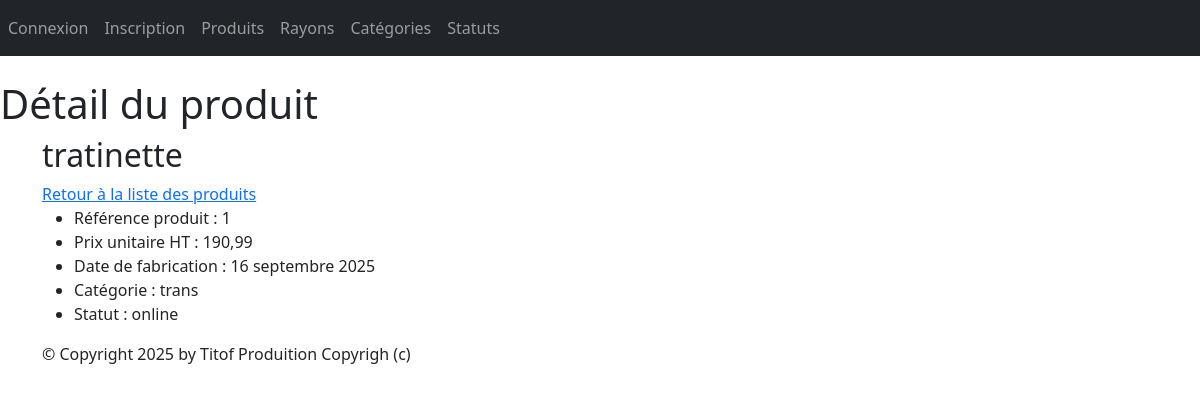
The page /monApp/produit/1/ on the database its author committed.
### monApp/models.py (models this page shows, shortened)
class Produit(models.Model):
    refProd = models.AutoField(primary_key=True)
    intituleProd = models.CharField(max_length=200)
    prixUnitaireProd = models.DecimalField(max_digits=10, decimal_places=2)
    categorie = models.ForeignKey(
        Categorie,
        on_delete=models.CASCADE,
        related_name="produits",
        null=True,
        blank=True
    )
    date_fabrication = models.DateField(null=True, blank=True)
    statut = models.ForeignKey(
        Statut,
        on_delete=models.SET_NULL,
        null=True,
        blank=True,
        related_name="produits"
    )

class Categorie(models.Model):
    idCat = models.AutoField(primary_key=True)
    nomCat = models.CharField(max_length=100)
    def __str__(self):
        return self.nomCat

class Statut(models.Model):
    idStatut = models.AutoField(primary_key=True)
    nomStatut = models.CharField(max_length=100)
    def __str__(self):
        return self.nomStatut

### monApp/views.py (the view)
# urls.py: path("produit/<pk>/",ProduitDetailView.as_view(), name="dtl_prdt"),
class ProduitDetailView(DetailView):
    model = Produit
    template_name = "monApp/detail_produit.html"
    context_object_name = "prdt"
    def get_context_data(self, **kwargs):
        context = super(ProduitDetailView, self).get_context_data(**kwargs)
        context['titremenu'] = "Détail du produit"
        return context

### monApp/templates/monApp/detail_produit.html
{% extends 'monApp/base.html' %}
{% block menu %}
<h1>{{titremenu}}</h1>
{% endblock %}
{% block contenu %}
<h2>{{ prdt.intituleProd }}</h2>
<a href="{% url 'produit' %}">Retour à la liste des produits</a>
<ul>
    <li>Référence produit : {{prdt.refProd }} </li>
    <li>Prix unitaire HT : {{ prdt.prixUnitaireProd }} </li>
    <li>Date de fabrication : {{ prdt.date_fabrication }} </li>
    <li>Catégorie : {{ prdt.categorie }} </li>
    <li>Statut : {{ prdt.statut }}</li>
</ul>
{% endblock %}

### monApp/static/styles.css (style rules this page uses)
h1 { color: red }

### rows shown on the page
Produit: intituleProd "tratinette", refProd "1", prixUnitaireProd "190,99", date_fabrication "16 septembre 2025", categorie "trans", statut "online"

### other values the page prints
{{ titremenu }} "Détail du produit"
